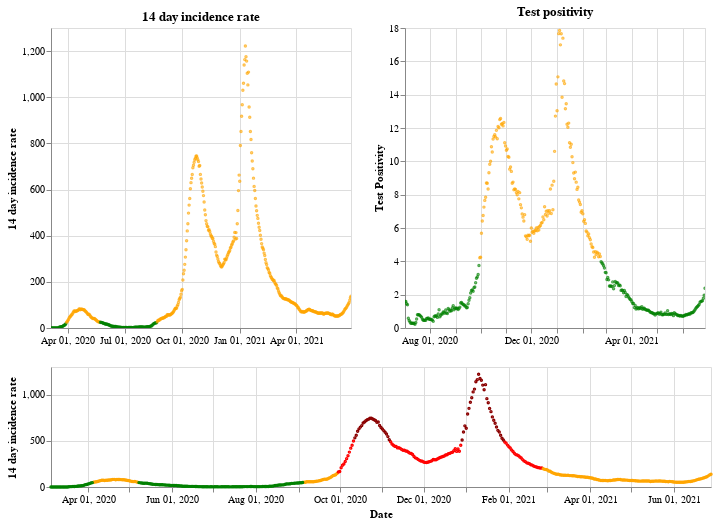

The notebook cell saved with this chart:
### Markdown cell above
## Northern Ireland

### Code cell
plot_traffic_light('Northern Ireland')

### Figure 1 — Vega-Lite specification as saved in the notebook (floating-point values rounded to 4 significant figures; data arrays with more than 128 entries replaced by an {"elided": "..."} marker saying what was removed)
{"config": {"view": {"continuousWidth": 400, "continuousHeight": 300}}, "vconcat": [{"hconcat": [{"mark": {"type": "point", "size": 2}, "encoding": {"color": {"condition": {"value": "green", "test": "(datum.twoWeeklyCasesRate <= 25)"}, "value": "orange"}, "tooltip": [{"type": "nominal", "field": "areaName"}, {"type": "temporal", "field": "date"}, {"type": "quantitative", "field": "twoWeeklyCasesRate"}, {"type": "quantitative", "field": "testPositivity"}], "x": {"type": "temporal", "axis": {"title": ""}, "field": "date", "scale": {"domain": {"selection": "DateBrush"}}, "timeUnit": "yearmonthdate"}, "y": {"type": "quantitative", "axis": {"title": "14 day incidence rate"}, "field": "twoWeeklyCasesRate"}}, "title": "14 day incidence rate", "width": 300}, {"mark": {"type": "point", "size": 2}, "encoding": {"color": {"condition": {"value": "green", "test": "(datum.testPositivity <= 4)"}, "value": "orange"}, "tooltip": [{"type": "nominal", "field": "areaName"}, {"type": "temporal", "field": "date"}, {"type": "quantitative", "field": "twoWeeklyCasesRate"}, {"type": "quantitative", "field": "testPositivity"}], "x": {"type": "temporal", "axis": {"title": ""}, "field": "date", "scale": {"domain": {"selection": "DateBrush"}}, "timeUnit": "yearmonthdate"}, "y": {"type": "quantitative", "axis": {"title": "Test Positivity"}, "field": "testPositivity"}}, "title": "Test positivity", "width": 300}]}, {"layer": [{"mark": {"type": "point", "size": 2}, "encoding": {"color": {"condition": {"value": "orange", "test": "(((datum.testPositivity < 4) && (datum.twoWeeklyCasesRate >= 50)) && (datum.twoWeeklyCasesRate < 200))"}, "value": "red"}, "opacity": {"condition": {"value": 1, "test": "((datum.twoWeeklyCasesRate >= 50) && (datum.twoWeeklyCasesRate < 500))"}, "value": 0}, "tooltip": [{"type": "nominal", "field": "areaName"}, {"type": "temporal", "field": "date"}, {"type": "quantitative", "field": "twoWeeklyCasesRate"}, {"type": "quantitative", "field": "testPositivity"}], "x": {"type": "temporal", "axis": {"title": "Date"}, "field": "date", "timeUnit": "yearmonthdate"}, "y": {"type": "quantitative", "axis": {"title": "14 day incidence rate"}, "field": "twoWeeklyCasesRate"}}, "selection": {"DateBrush": {"type": "interval", "encodings": ["x"], "fields": ["Time"]}}}, {"mark": {"type": "point", "size": 2}, "encoding": {"color": {"value": "darkred"}, "opacity": {"condition": {"value": 1, "test": "(datum.twoWeeklyCasesRate >= 500)"}, "value": 0}, "tooltip": [{"type": "nominal", "field": "areaName"}, {"type": "temporal", "field": "date"}, {"type": "quantitative", "field": "twoWeeklyCasesRate"}, {"type": "quantitative", "field": "testPositivity"}], "x": {"type": "temporal", "axis": {"title": "Date"}, "field": "date", "timeUnit": "yearmonthdate"}, "y": {"type": "quantitative", "axis": {"title": "14 day incidence rate"}, "field": "twoWeeklyCasesRate"}}}, {"mark": {"type": "point", "size": 2}, "encoding": {"color": {"condition": {"value": "green", "test": "((datum.testPositivity < 4) && (datum.twoWeeklyCasesRate < 50))"}, "value": "orange"}, "opacity": {"condition": {"value": 1, "test": "(datum.twoWeeklyCasesRate < 50)"}, "value": 0}, "tooltip": [{"type": "nominal", "field": "areaName"}, {"type": "temporal", "field": "date"}, {"type": "quantitative", "field": "twoWeeklyCasesRate"}, {"type": "quantitative", "field": "testPositivity"}], "x": {"type": "temporal", "axis": {"title": "Date"}, "field": "date", "timeUnit": "yearmonthdate"}, "y": {"type": "quantitative", "axis": {"title": "14 day incidence rate"}, "field": "twoWeeklyCasesRate"}}}], "height": 120, "width": 660}], "data": {"name": "data-033f64a541dca38c9d57f56b41b40d3c"}, "$schema": "https://vega.github.io/schema/vega-lite/v4.8.1.json", "datasets": {"data-033f64a541dca38c9d57f56b41b40d3c": {"elided": "481 records"}}}
